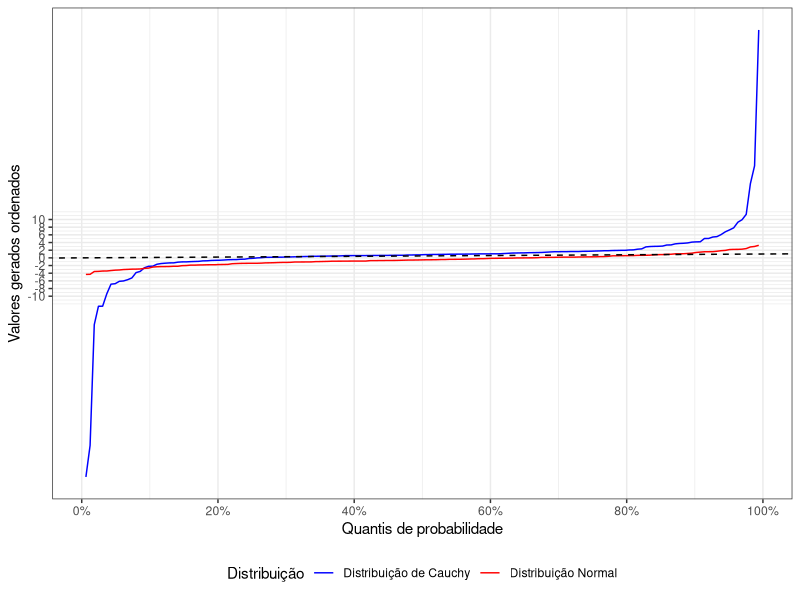

This figure's R source:
library(ggplot2)

# Fixar a semente
set.seed(2021)

# Gerar amostra de Cauchy
sample_cauchy <- rcauchy(162, location = 0.8, scale = 1)

# Ordenar os valores gerados
sorted_cauchy <- sort(sample_cauchy)

# Calcular os quantis de probabilidade
quantiles <- seq(1/(162+1), 162/(162+1), length.out = 162)

# Gerar amostra de uma distribuição normal
sample_normal <- rnorm(162, mean = -0.5, sd = sqrt(2))

# Ordenar os valores gerados
sorted_normal <- sort(sample_normal)

# Criar dataframe dos valores ordenados e quantis para Cauchy
df_cauchy <- data.frame(Quantiles = quantiles, Valores = sorted_cauchy)

# Criar dataframe dos valores ordenados e quantis para Normal
df_normal <- data.frame(Quantiles = quantiles, Valores = sorted_normal)

# Criar o gráfico utilizando ggplot2
# Create the plot
# Create the plot with modified scales
ggplot() +
  geom_line(data = df_cauchy, aes(x = Quantiles, y = Valores, color = "Cauchy"), linetype = "solid") +
  geom_line(data = df_normal, aes(x = Quantiles, y = Valores, color = "Normal"), linetype = "solid") +
  geom_abline(intercept = 0, slope = 1, linetype = "dashed") +
  xlab("Quantis de probabilidade") +
  ylab("Valores gerados ordenados") +
  theme_bw() +
  scale_color_manual(values = c("blue", "red"), 
                     breaks = c("Cauchy", "Normal"),
                     labels = c("Distribuição de Cauchy", "Distribuição Normal"),
                     name = "Distribuição") +
  scale_x_continuous(breaks = seq(0, 1, by = 0.2),
                     labels = scales::percent_format(accuracy = 1)) +
  scale_y_continuous(breaks = seq(-10, 10, by = 2)) +
  theme(legend.position = "bottom")
